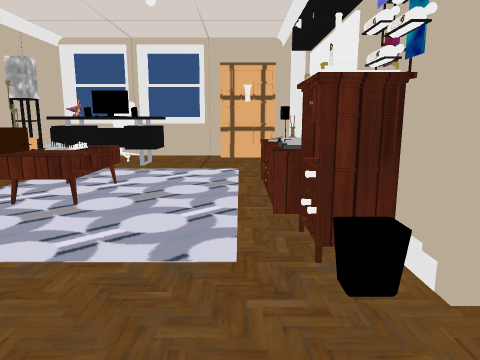
view 1 (above)

13 first-person views from a walk through a Unity game level. The camera is 1.2 m above the floor, tilts 10° down and sees 70° across. Doors are open. The floor is counted in squares, 1 m on a side. Each view is taken from the middle of a square. On the plan, view 1 faces up. The plan holds only what a view shows up to about 14 squares ahead; the rest is blank. Some surface patterns are stand-ins.

view 2
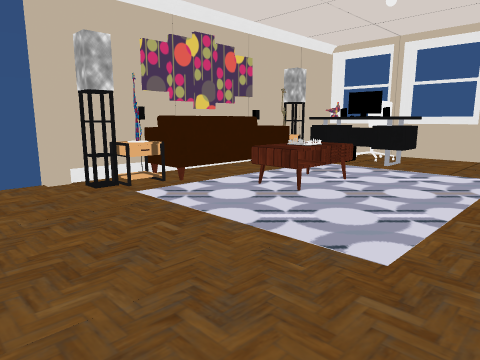

view 3
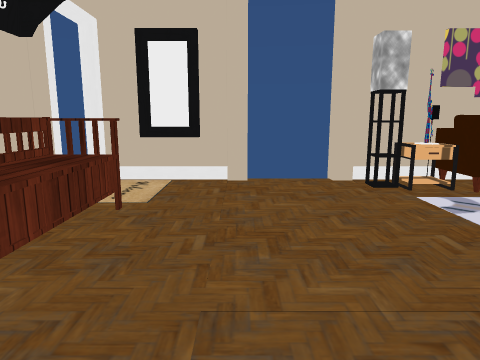

view 4
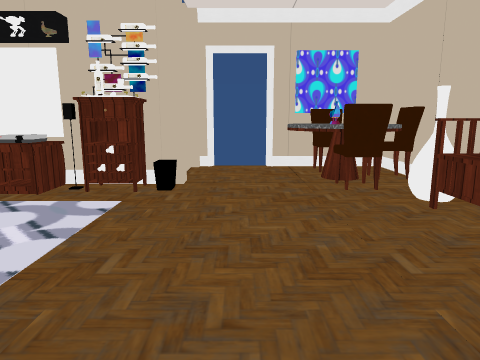

view 5
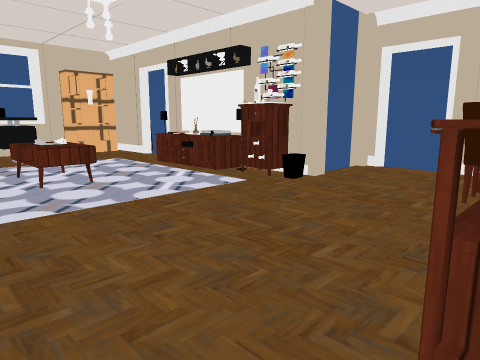

view 6
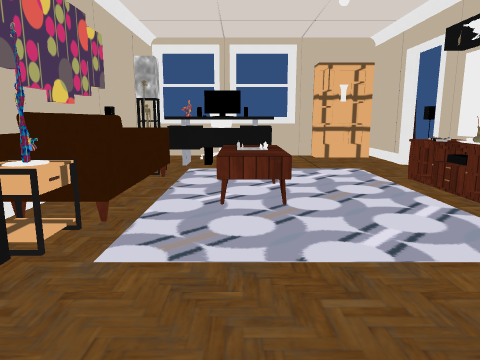

view 7
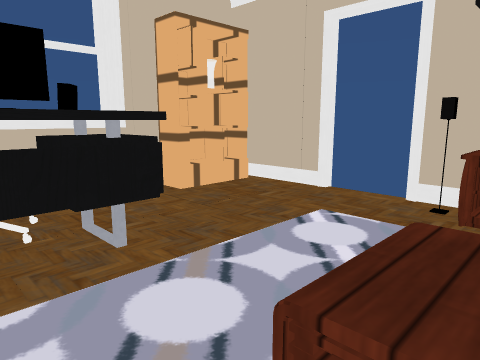

view 8
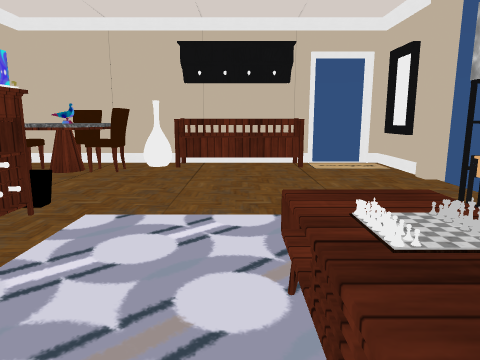

view 9
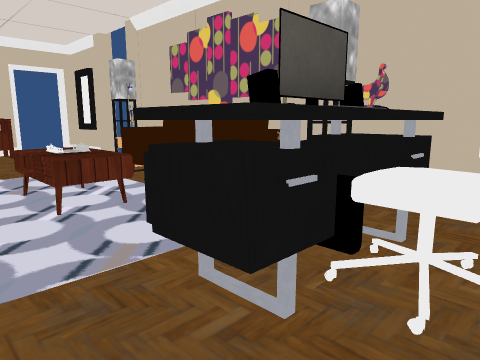

view 10
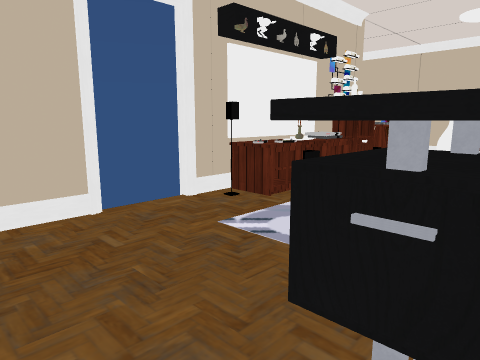

view 11
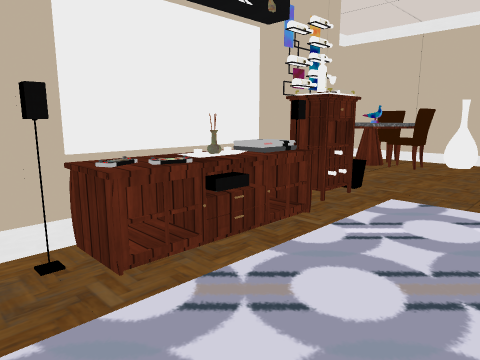

view 12
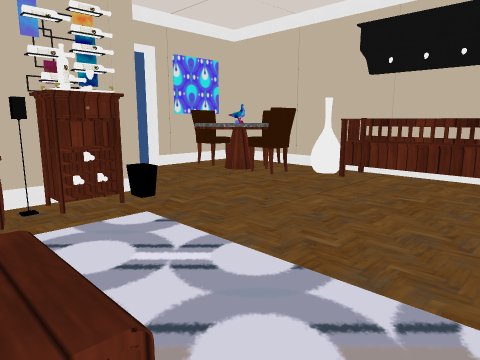

view 13
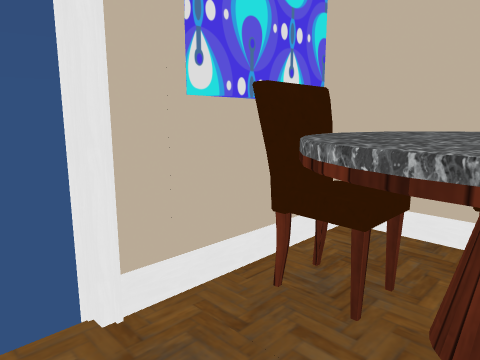

### Floor plan
Points are (right, up) in squares from view 1. A wall is a line through its corners. A room is listed if a view was taken in it or the views show most of it. See-through windows are left out.
Room 1 (views 1, 2, 3, 4, 5, 6, 7, 8, 9, 10, 11, 12, 13)
walls: (0.5, 3.6) (1.5, 3.6); (1.2, 3.6) (0.6, 3.6); (1.4, 2.4) (1.4, 7.9); (-4.4, 8.9) (-5, 8.9); (-5.5, 8.7) (-5, 8.7); (-2.2, 10) (-2.2, 8.9) (-2.6, 8.9); (1.4, 9.2) (1.4, 11.8); (-5.9, -1.4) (-5.9, -2.6) (-5.4, -2.6); (-5, 10) (-4.4, 10); (-4.1, -2.6) (3.9, -2.6) (3.9, 0.4); (-0.5, 11.6) (-5.9, 11.6) (-5.9, 2.4); (-1.2, 11.9) (-3.2, 11.9); (-4, 11.9) (-5.7, 11.9)
ways out: open door at (-4.5, -3); open door at (1.5, 8.5); open door at (4, 1)
objects: mirror (-6, -1); other object (-6, 0); other object (-6, 2); table (-5, 3) to (-5, 4); sofa (-5, 5) to (-5, 6); other object (-5, 7) to (-5, 8); other object (-4, 9); chair (-4, 10) to (-4, 11); bench (-3, -2) to (-1, -2); table (-3, 5) to (-2, 6); monitor (-3, 9); other object (-3, 10); vase (0, -2); shelf (0, 11) to (1, 11); table (1, -2) to (3, 0); chair (1, -1); other object (1, 3); other object (1, 5); TV (1, 6); other object (1, 7); chair (2, -2); other object (2, 2); chair (3, -1); other object (4, 2)

Positions as (right, up) in squares from view 1, and headings:
1: (0, 0), facing up
2: (1, 0), facing up-left
3: (1, 0), facing left
4: (-5, 1), facing right
5: (-5, -2), facing up-right
6: (-3, 0), facing up
7: (-4, 6), facing up-right
8: (-2, 7), facing down
9: (-1, 11), facing down-left
10: (-3, 11), facing down-right
11: (-2, 8), facing down-right
12: (-4, 5), facing down-right
13: (2, 1), facing down-right
